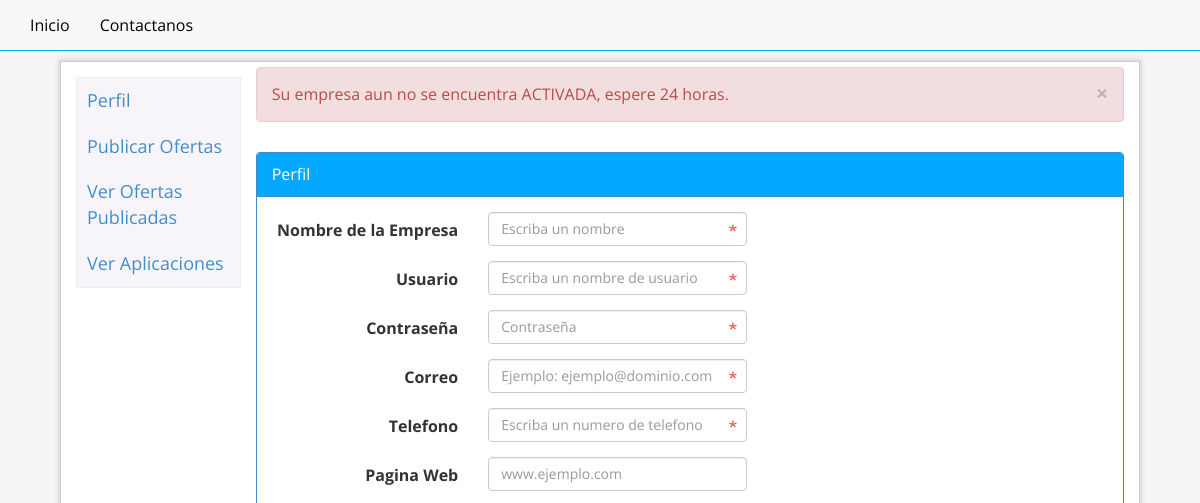
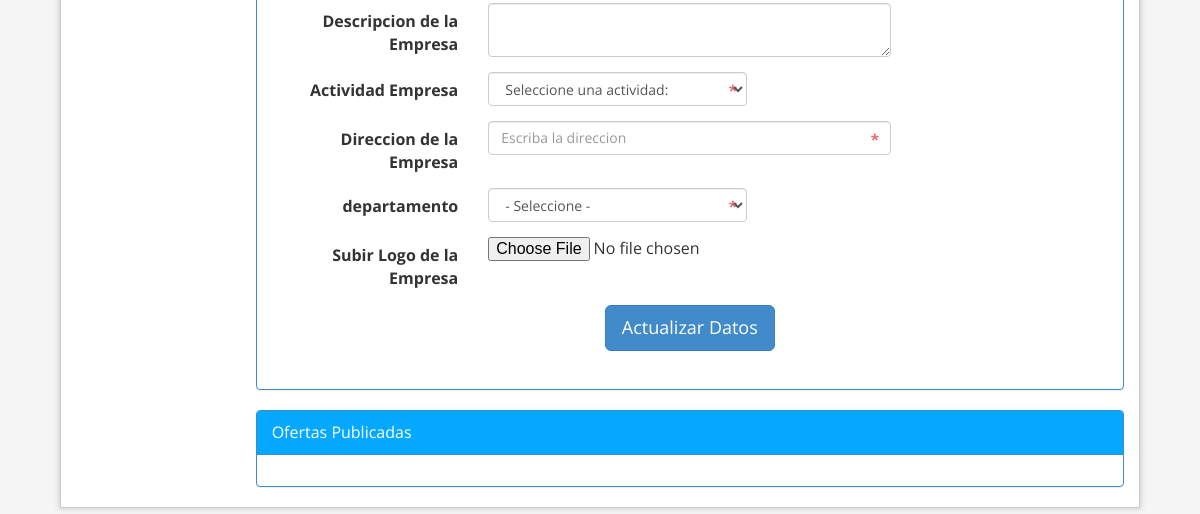
Page /empleador/Empleador.php (signed in) on the earlier database version (2 pictures, top to bottom).
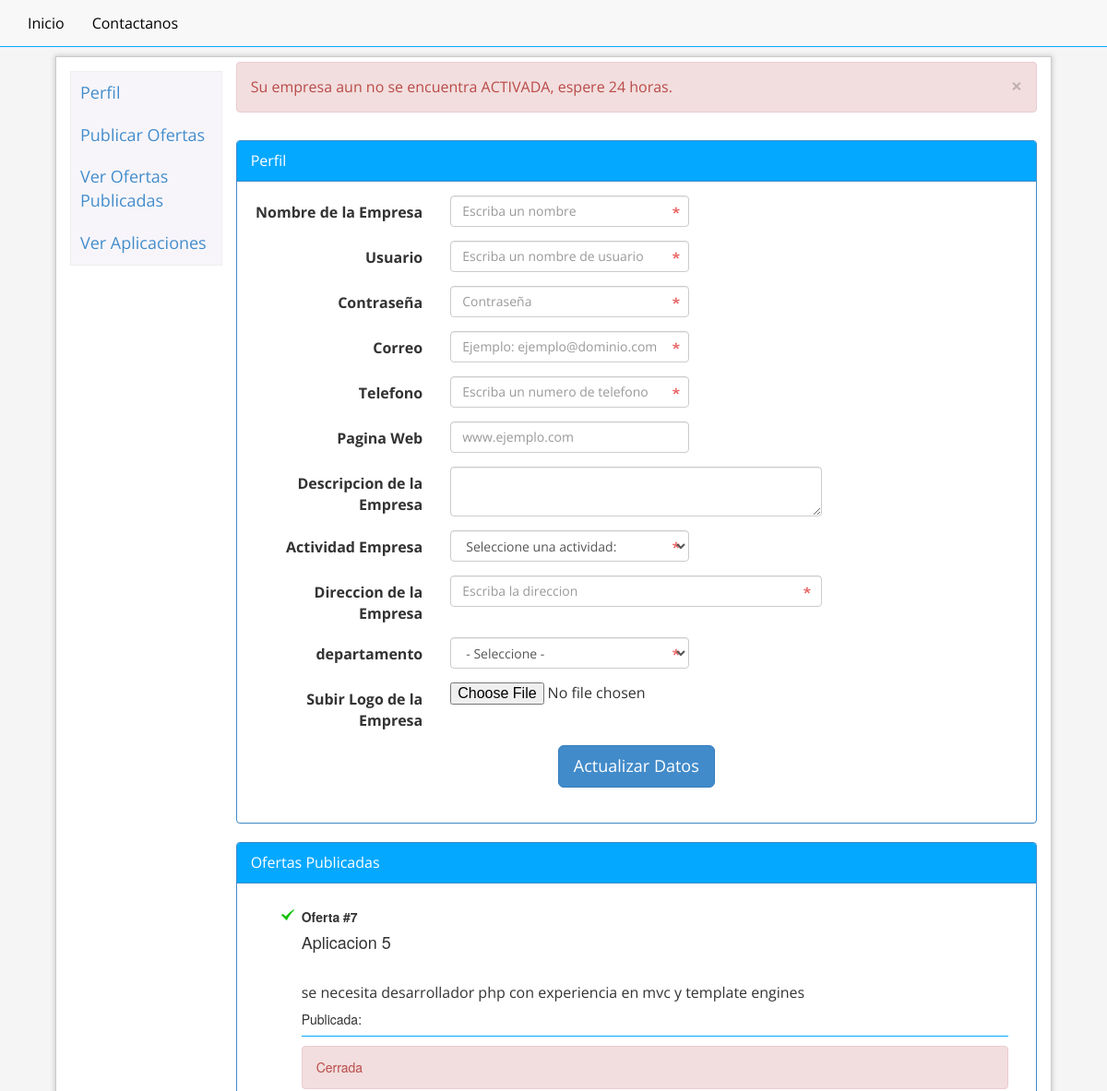
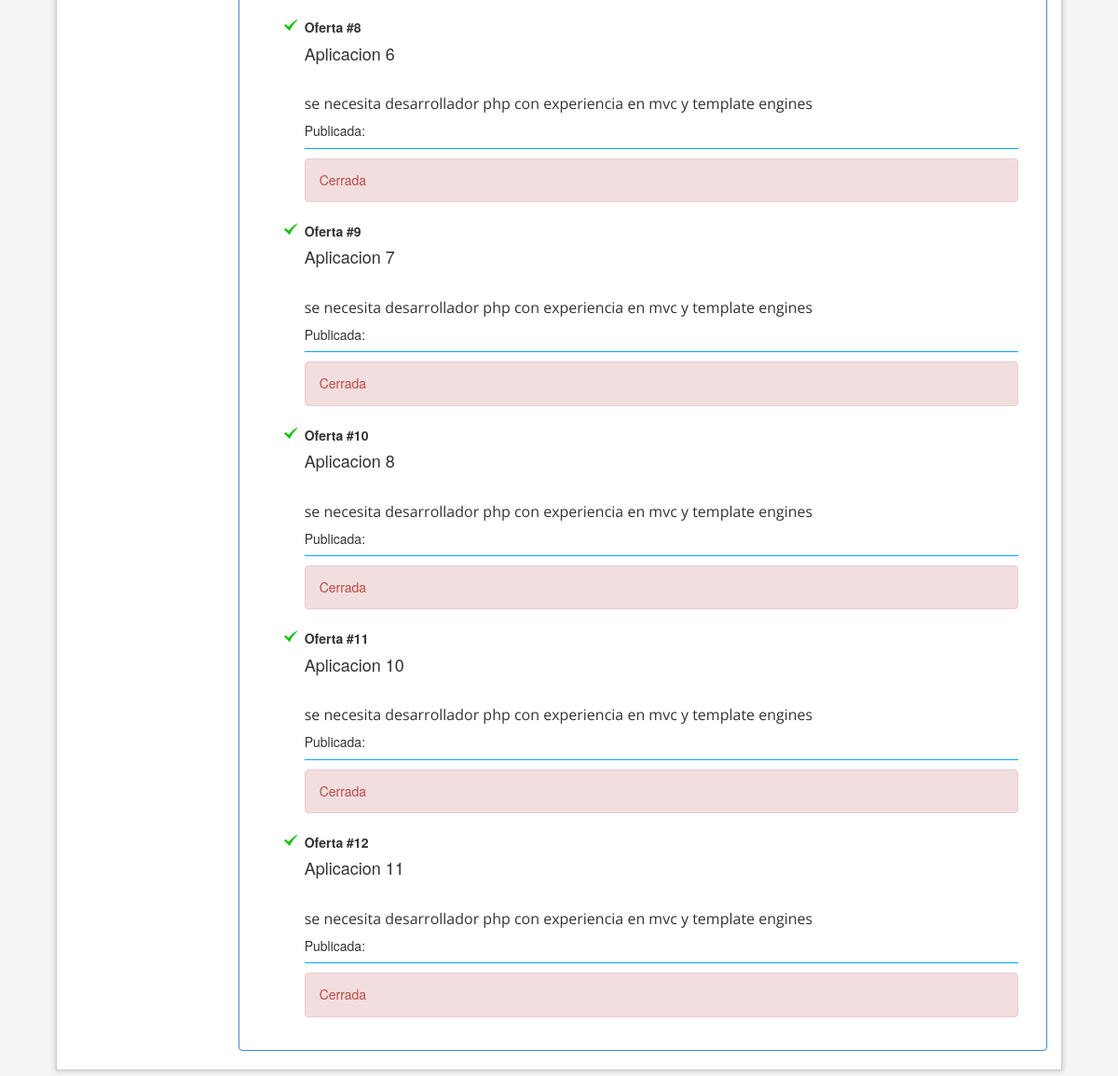
Same page on the later database version (2 pictures, top to bottom).
### tables this page shows
CREATE TABLE `ofertas` (
  `cod_oferta` int(20) NOT NULL AUTO_INCREMENT,
  `cod_em` int(20) DEFAULT NULL,
  `titulo_of` varchar(120) DEFAULT NULL,
  `descripcion_of` varchar(250) DEFAULT NULL,
  `area_of` int(11) DEFAULT NULL,
  `cargo_of` varchar(20) DEFAULT NULL,
  `vacantes_of` int(11) DEFAULT NULL,
  `contratacion_of` varchar(20) DEFAULT NULL,
  `anoexp_ofetas` int(11) DEFAULT NULL,
  `edad` int(10) DEFAULT NULL,
  `genero_of` varchar(20) DEFAULT NULL,
  `vehiculo_ofetas` varchar(20) DEFAULT NULL,
  `salariomax_of` decimal(30,0) DEFAULT NULL,
  `salariomin_of` decimal(30,0) DEFAULT NULL,
  `departamento_of` varchar(20) DEFAULT NULL,
  `experiencia` varchar(20) DEFAULT NULL,
  `tituloen_of` varchar(20) DEFAULT NULL,
  `nivel_of` varchar(20) DEFAULT NULL,
  `disponible_of` int(1) DEFAULT '0',
  `aprovacion_of` int(1) DEFAULT '0',
  `fecha_of` datetime DEFAULT NULL,
  `fechaFin_of` datetime DEFAULT NULL,
  PRIMARY KEY (`cod_oferta`) USING BTREE,
  UNIQUE KEY `cod_oferta_UNIQUE` (`cod_oferta`)
);

### empleador/Empleador.php (the view, shortened to what the changed rows need)
<!DOCTYPE html>
 <html class="no-js">
    <head>
        <link rel="stylesheet" href="../assets/css/bootstrap.css">
        <link rel="stylesheet" href="../assets/css/normalize.css">
        <link rel="stylesheet" href="../assets/css/jqueryUI.css">
        <link rel="stylesheet" href="../validacionStyle.css">
        <link rel="stylesheet" href="../assets/css/contenido.css">
    </head>
    <body>
        <div id="contenedor" class="container">
            <div class="row">
                <div class="col-md-10">
                    <?php
                    $cod_em = $_SESSION['cod_empresa'];
                    $getestado = mysql_query("SELECT activa_em FROM `empresa` where cod_em=$cod_em") or trigger_error(mysql_error());
                    while ($row = mysql_fetch_array($getestado)) {
                        $esValida = $row['activa_em'];
                    }
                    ?>
                    <div class="tab-content">
                        <div class="tab-pane active" id="OfertasPublicadas">
                            <div class="panel panel-primary">
                                <div class="panel-heading">Ofertas Publicadas</div>
                                <div class="panel-body">
                                    <div class="col-md-12">
                                        <?
                                        echo "<table class='table-bordered' >";
                                        $result = mysql_query("select cod_oferta, titulo_of,descripcion_of,disponible_of, fecha_of from ofertas where cod_em=$cod_em") or trigger_error(mysql_error());
                                        while ($row = mysql_fetch_array($result)) {
                                            foreach ($row AS $key => $value) {
                                                $row[$key] = stripslashes($value);
                                            }
                                            $fecha_aplicacion = ($row['fecha_of']);
                                            $cod_oferta = $row['cod_oferta'];
                                            echo "<tr>";
                                            echo "<ul>";
                                            $estado = $row['disponible_of'];
                                            echo "<li>" . "<h5><b>Oferta #" . $row['cod_oferta'] . "</b></h5><h4>" . nl2br($row['titulo_of']) . "</h4><br>" . nl2br($row['descripcion_of']) . "<br>" . "<h5>Publicada: " . "<span id='timeagos' data-livestamp='$fecha_aplicacion'></span></h5></li>";
                                            if ($estado == 0) {
                                                $estado_show = "<h5 class='alert alert-danger'>Cerrada</h5>";
                                            } elseif ($estado == 1) {
                                                if ($esValida == "S") {
                                                    echo "<a class='btn btn-danger' href='ofertas_controller.php?desactivar=$cod_oferta'>Desactivar</a>";
                                                    $estado_show = "<h5 class='alert alert-success'>Disponible</h5>";
                                                }
                                            }
                                            echo $estado_show;
                                            echo "</ul>";
                                            echo "</tr>";
                                        }
                                        echo "</table>";
                                        ?>
                                    </div>
                                </div>
                            </div>
                        </div>
                    </div>
                </div>
            </div>
        </div>
</body>
</html>

Differences in the rows shown:
now on this page (row edited): ofertas: cod_oferta "7", titulo_of "Aplicacion 5", descripcion_of "se necesita desarrollador php con experiencia en mvc y template engines", disponible_of "Cerrada"
now on this page (row edited): ofertas: cod_oferta "8", titulo_of "Aplicacion 6", descripcion_of "se necesita desarrollador php con experiencia en mvc y template engines", disponible_of "Cerrada"
now on this page (row edited): ofertas: cod_oferta "9", titulo_of "Aplicacion 7", descripcion_of "se necesita desarrollador php con experiencia en mvc y template engines", disponible_of "Cerrada"
now on this page (row edited): ofertas: cod_oferta "10", titulo_of "Aplicacion 8", descripcion_of "se necesita desarrollador php con experiencia en mvc y template engines", disponible_of "Cerrada"
now on this page (row edited): ofertas: cod_oferta "11", titulo_of "Aplicacion 10", descripcion_of "se necesita desarrollador php con experiencia en mvc y template engines", disponible_of "Cerrada"
now on this page (row edited): ofertas: cod_oferta "12", titulo_of "Aplicacion 11", descripcion_of "se necesita desarrollador php con experiencia en mvc y template engines", disponible_of "Cerrada"
